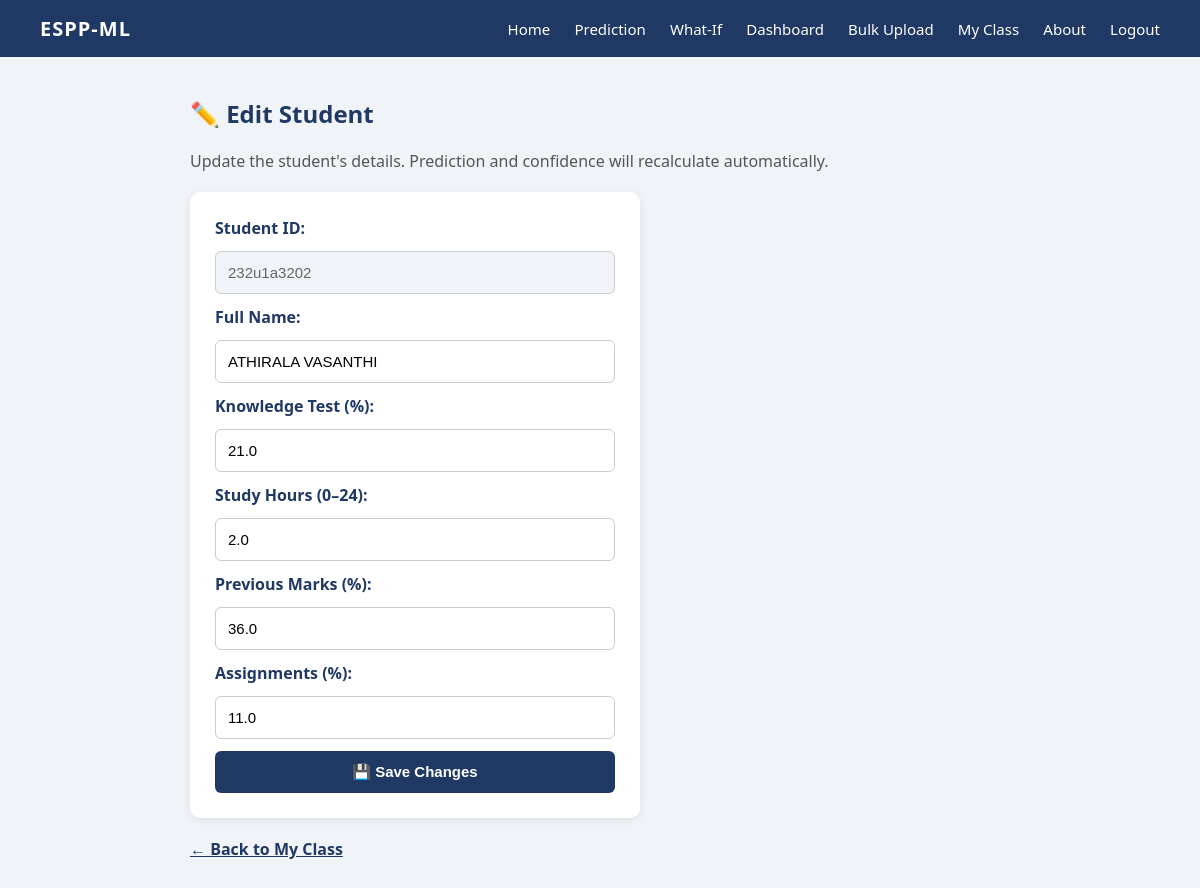
Page /students/edit/2 (signed in) on the committed database.
### tables this page shows
CREATE TABLE students (
        id INTEGER PRIMARY KEY AUTOINCREMENT,
        student_id TEXT UNIQUE,
        name TEXT NOT NULL,
        knowledge_test REAL,
        study_hours REAL,
        previous_marks REAL,
        assignments REAL,
        prediction TEXT,
        confidence REAL,
        added_by TEXT,
        timestamp DATETIME DEFAULT CURRENT_TIMESTAMP
    );

### app.py (the view, shortened to what this page needs)
@app.route("/students/edit/<int:sid>", methods=["GET", "POST"])
def edit_student(sid):
    if "username" not in session:
        return redirect(url_for("login"))
    conn = sqlite3.connect("users.db")
    c = conn.cursor()
    c.execute("SELECT * FROM students WHERE id=?", (sid,))
    student = c.fetchone()
    conn.close()
    if not student:
        flash("Student not found.", "danger")
        return redirect(url_for("students"))
    return render_template("edit_student.html", student=student)

### templates/edit_student.html
{% extends "base.html" %}
{% block content %}
<h2>✏️ Edit Student</h2>
<p style="color:#555;margin-bottom:20px;">
    Update the student's details. Prediction and confidence will recalculate automatically.
</p>
<form method="POST">
    <label style="font-weight:bold;color:#1F3864;">Student ID:</label>
    <input type="text" value="{{ student[1] or '-' }}" disabled
           style="background:#f0f4f8;color:#666;">
    <label style="font-weight:bold;color:#1F3864;">Full Name:</label>
    <input type="text" name="name" value="{{ student[2] }}" required>
    <label style="font-weight:bold;color:#1F3864;">Knowledge Test (%):</label>
    <input type="number" step="0.1" min="0" max="100"
           name="knowledge_test" value="{{ student[3] or 0 }}" required>
    <label style="font-weight:bold;color:#1F3864;">Study Hours (0–24):</label>
    <input type="number" step="0.1" min="0" max="24"
           name="study_hours" value="{{ student[4] or 0 }}" required>
    <label style="font-weight:bold;color:#1F3864;">Previous Marks (%):</label>
    <input type="number" step="0.1" min="0" max="100"
           name="previous_marks" value="{{ student[5] or 0 }}" required>
    <label style="font-weight:bold;color:#1F3864;">Assignments (%):</label>
    <input type="number" step="0.1" min="0" max="100"
           name="assignments" value="{{ student[6] or 0 }}" required>
    <button type="submit">💾 Save Changes</button>
</form>
<p style="margin-top:20px;">
    <a href="{{ url_for('students') }}">← Back to My Class</a>
</p>
{% endblock %}

### templates/base.html (style rules this page uses)
* { margin: 0; padding: 0; box-sizing: border-box; }
body { font-family: 'Segoe UI', Arial, sans-serif; background: #f0f4f8; color: #000; }
h2 { margin-bottom: 20px; color: #1F3864; }
form { display: flex; flex-direction: column; gap: 12px; max-width: 450px; background: #fff; padding: 25px; border-radius: 10px; box-shadow: 0 2px 10px rgba(0,0,0,0.08); }
input, button { padding: 12px; font-size: 15px; border-radius: 6px; border: 1px solid #ccc; }
button { background: #1F3864; color: white; border: none; cursor: pointer; font-weight: bold; }
p a { color: #1F3864; font-weight: bold; }

### rows in the picture
students: student "232u1a3202", name "ATHIRALA VASANTHI", knowledge_test "21.0", study_hours "2.0", previous_marks "36.0", assignments "11.0"
